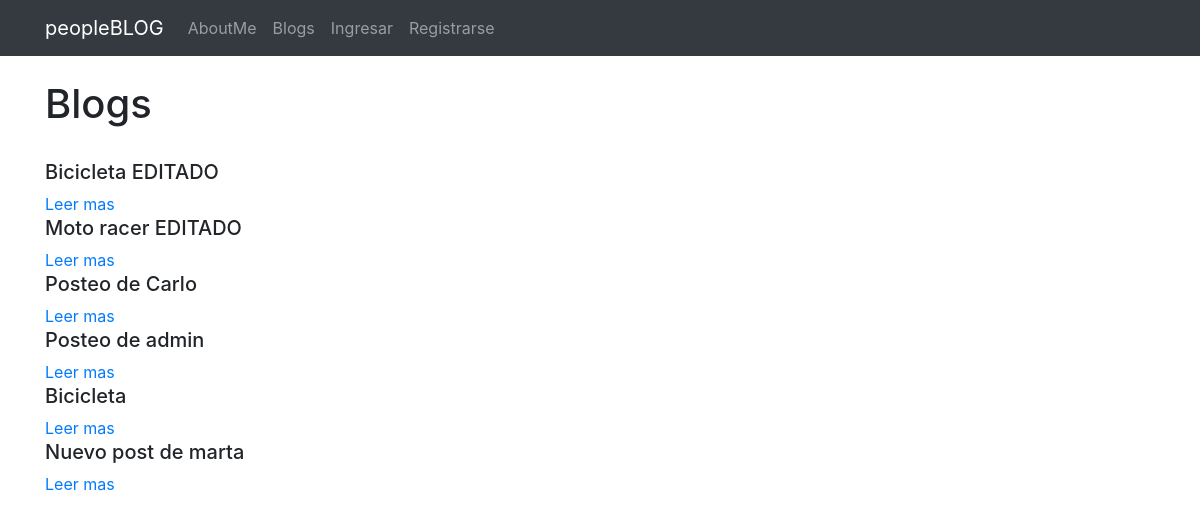
The app's page /blog/leerpaginas/, older data.
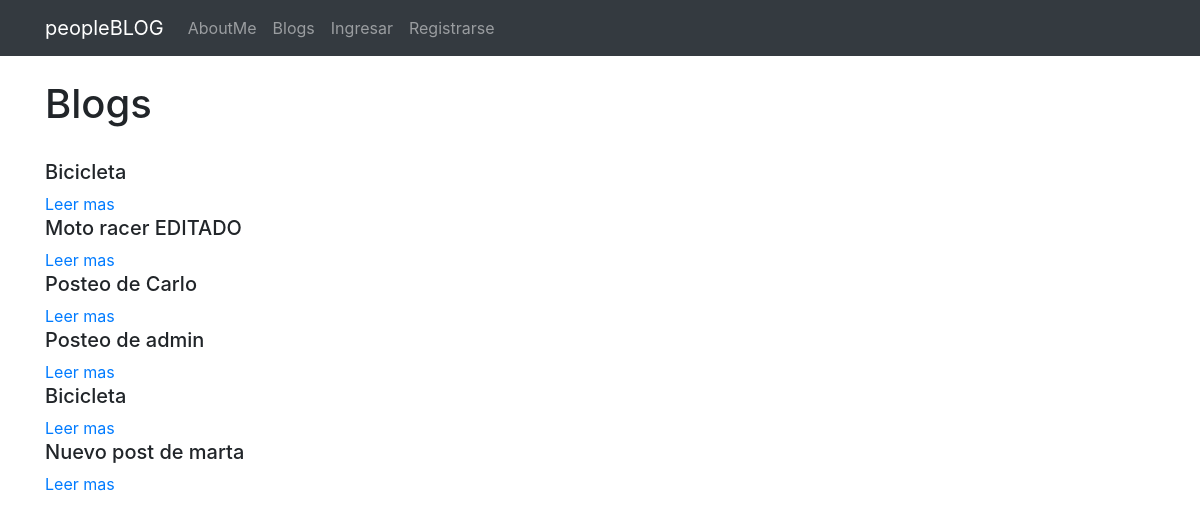
The same page, newer data.
### Blog/models.py (models this page shows, shortened)
class Pagina(models.Model):
    titulo=models.CharField(max_length=100)
    subtitulo=models.CharField(max_length=100)
    user= models.ForeignKey(User, on_delete=models.CASCADE)
    imagen= models.ImageField(null=True, blank=True, upload_to="post")
    cuerpo=RichTextField(null=True, blank=True)
    creado=models.DateField(auto_now_add=True)
    editado=models.DateField(auto_now=True)

### Blog/views.py (the view)
# urls.py: path('leerpaginas/', views.leerpaginas, name="leerpaginas"),
def leerpaginas(request):
    paginas=Pagina.objects.all()
    return render(request, "listapaginas_copia.html", {"paginas":paginas})

### Templates/listapaginas_copia.html (shortened to what this page needs)
{% extends "padre.html" %}
{% load static %}
{% block content %}
<h1>Blogs</h1>
<br>
{% for pagina in paginas %}
<h5>{{ pagina.titulo }}</h5>
<a href="{% url 'paginadetalle' pagina.id %}">Leer mas</a>
{% endfor %}
<br>
<br>
{% endblock %}

### Templates/padre.html (shortened to what this page needs)
<!doctype html>
<html lang="en">
  <head>
    <link rel="stylesheet" href="https://cdn.jsdelivr.net/npm/bootstrap@4.6.2/dist/css/bootstrap.min.css">
  </head>
  <body>
    <nav class="navbar navbar-expand-lg navbar-dark bg-dark">
        <div class="container">
            <a class="navbar-brand" href="{% url 'inicio' %}">peopleBLOG</a>
        <div class="collapse navbar-collapse" id="navbarNavAltMarkup">
            <div class="navbar-nav">
              <a class="nav-link" href="{% url 'sobremi' %}">AboutMe</a>
                <a class="nav-link" href="{% url 'leerpaginas' %}">Blogs</a>
                {% if user.is_authenticated %}
                <a class="nav-link" href="{% url 'nuevopost' %}">Publicar</a>
                <a class="nav-link" href="{% url 'enviarmensaje' %}">Enviar mensaje</a>
                <a class="nav-link" href="{% url 'buscarmensaje' %}">Mensajes recibidos</a>
                <a class="nav-link" href="{% url 'editarperfil' %}">Perfil</a>
                <a class="nav-link" href="{% url 'logout' %}">Salir</a>
                {% else %}
                <a class="nav-link" href="{% url 'login' %}">Ingresar</a>
                <a class="nav-link" href="{% url 'registro' %}">Registrarse</a>
                {% endif %}
        </div>
        <ul class="navbar-nav ml-auto">
          <li class="nav-link" href="#">
          </li>
        </ul>
    </nav>
<br/>
<div class="container">
        {% block content %}
        {% endblock %}
</div>
  </body>
  </html>

Row changes from the older to the newer data that the page shows:
changed Pagina (number 1 of 6 on the later page): titulo "Bicicleta EDITADO" → "Bicicleta"
